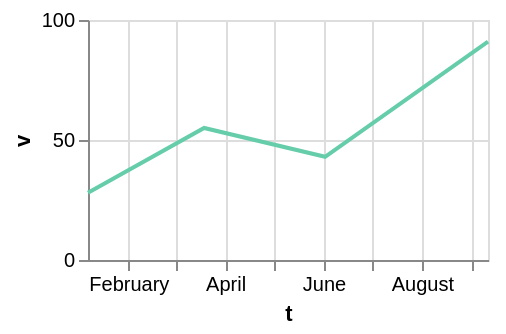

Write a Vega-Lite specification for this figure.
### Vega-Lite specification from a JSON file in a GitHub repository (floating-point values rounded to 4 significant figures)
{"$schema": "https://vega.github.io/schema/vega-lite/v6.json", "width": 200, "height": 120, "data": {"values": [{"c": "alpha", "v": 28, "w": 3, "t": "2024-01-07"}, {"c": "beta", "v": 55, "w": 7, "t": "2024-03-19"}, {"c": "gamma", "v": 43, "w": 5, "t": "2024-06-02"}, {"c": "delta", "v": 91, "w": 9, "t": "2024-09-11"}]}, "mark": "line", "encoding": {"x": {"field": "t", "type": "temporal"}, "y": {"field": "v", "type": "quantitative"}}, "config": {"line": {"color": "mediumaquamarine"}}}
